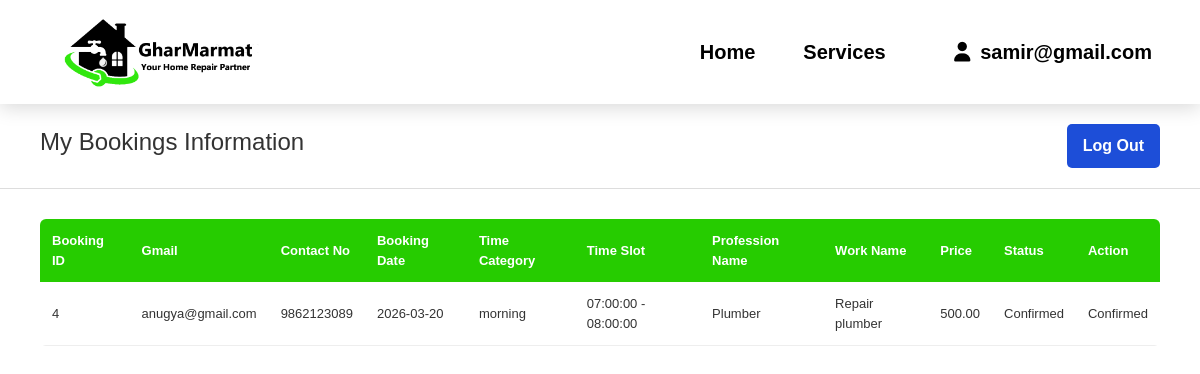
Page /View/public/professionalDashboard/professionaldashboard.php (signed in) on the committed database.
### tables this page shows
CREATE TABLE `bookings` (
  `booking_id` int(11) NOT NULL,
  `username` varchar(255) NOT NULL,
  `profession_id` int(11) DEFAULT NULL,
  `professional_name` varchar(255) DEFAULT NULL,
  `work_id` int(11) NOT NULL,
  `booking_date` date NOT NULL,
  `time_slot_id` int(11) NOT NULL,
  `service_address` text NOT NULL,
  `notes` text DEFAULT NULL,
  `status` enum('pending','confirmed','completed','cancelled') DEFAULT 'pending'
);

CREATE TABLE `users` (
  `Id` int(11) NOT NULL,
  `Name` varchar(50) NOT NULL,
  `Contact` bigint(20) DEFAULT NULL,
  `Gmail` varchar(40) NOT NULL,
  `Address` varchar(255) DEFAULT NULL,
  `Password` varchar(255) NOT NULL,
  `Profession` int(11) DEFAULT NULL,
  `Role` varchar(30) DEFAULT NULL
);

CREATE TABLE `time_slots` (
  `id` int(11) NOT NULL,
  `time_category` enum('morning','afternoon','evening') NOT NULL,
  `start_time` time NOT NULL,
  `end_time` time NOT NULL
);

CREATE TABLE `profession` (
  `profession_id` int(10) NOT NULL,
  `profession_name` varchar(50) DEFAULT NULL
);

CREATE TABLE `work` (
  `work_id` int(11) NOT NULL,
  `profession_id` int(10) NOT NULL,
  `work_name` varchar(255) NOT NULL,
  `work_price` decimal(10,2) NOT NULL
);

### View/public/professionalDashboard/professionaldashboard.php (the view, shortened to what this page needs)
<?php
include_once $_SERVER['DOCUMENT_ROOT'] . '/GharMarmat/includes/dbconnect.php';
$professional_gmail = $_SESSION['username'];
$prof_res = mysqli_query($conn, "SELECT Profession FROM users WHERE Gmail='$professional_gmail'");
$prof_row = mysqli_fetch_assoc($prof_res);
$professional_profession_id = $prof_row ? (int) $prof_row['Profession'] : 0;
$booking_res = mysqli_query($conn, "SELECT * FROM bookings WHERE profession_id='$professional_profession_id' ORDER BY booking_date DESC");
?>
<!DOCTYPE html>
<html lang="en">
<head>
    <link rel="stylesheet" href="\GharMarmat\View\assets\css\professionaldashboard.css">
</head>
<body>
    <?php include_once $_SERVER['DOCUMENT_ROOT'] . '/GharMarmat/includes/navbar.php'; ?>
    <div class="header">
        <h1>My Bookings Information</h1>
        <button onclick="logout()">Log Out</button>
    </div>
    <div class="table-container">
        <table>
            <thead>
                <tr>
                    <th>Booking ID</th>
                    <th>Gmail</th>
                    <th>Contact No</th>
                    <th>Booking Date</th>
                    <th>Time Category</th>
                    <th>Time Slot</th>
                    <th>Profession Name</th>
                    <th>Work Name</th>
                    <th>Price</th>
                    <th>Status</th>
                    <th>Action</th>
                </tr>
            </thead>
            <tbody>
                <?php while ($booking = mysqli_fetch_assoc($booking_res)): ?>
                    <?php
                    $customer_res = mysqli_query($conn, "SELECT * FROM users WHERE Gmail='{$booking['username']}'");
                    $customer = mysqli_fetch_assoc($customer_res);
                    $profession_res = mysqli_query($conn, "SELECT profession_name FROM profession WHERE profession_id='{$booking['profession_id']}'");
                    $profession_row = mysqli_fetch_assoc($profession_res);
                    $profession_name = $profession_row ? $profession_row['profession_name'] : 'N/A';
                    $work_res = mysqli_query($conn, "SELECT work_name, work_price FROM work WHERE work_id='{$booking['work_id']}'");
                    $work_row = mysqli_fetch_assoc($work_res);
                    $work_name = $work_row ? $work_row['work_name'] : 'N/A';
                    $price = $work_row ? $work_row['work_price'] : 'N/A';
                    $time_res = mysqli_query($conn, "SELECT start_time, end_time, time_category FROM time_slots WHERE id='{$booking['time_slot_id']}'");
                    $time_row = mysqli_fetch_assoc($time_res);
                    $time_category = $time_row ? $time_row['time_category'] : 'N/A';
                    $time_range = $time_row ? $time_row['start_time'] . ' - ' . $time_row['end_time'] : 'N/A';
                    ?>
                    <tr id="row-<?= $booking['booking_id'] ?>">
                        <td><?= htmlspecialchars($booking['booking_id']) ?></td>
                        <td><?= htmlspecialchars($customer['Gmail']) ?></td>
                        <td><?= htmlspecialchars($customer['Contact']) ?></td>
                        <td><?= htmlspecialchars($booking['booking_date']) ?></td>
                        <td><?= htmlspecialchars($time_category) ?></td>
                        <td><?= htmlspecialchars($time_range) ?></td>
                        <td><?= htmlspecialchars($profession_name) ?></td>
                        <td><?= htmlspecialchars($work_name) ?></td>
                        <td><?= htmlspecialchars($price) ?></td>
                        <td class="status" id="status-<?= $booking['booking_id'] ?>"><?= ucfirst($booking['status']) ?></td>
                        <td>
                            <?php if ($booking['status'] !== 'confirmed'): ?>
                                <form method="post" action="confirm-booking.php">
                                    <input type="hidden" name="booking_id" value="<?= $booking['booking_id'] ?>">
                                    <button type="submit" name="confirm_booking">Confirm</button>
                                </form>
                            <?php else: ?>
                                Confirmed
                            <?php endif; ?>
                        </td>
                    </tr>
                <?php endwhile; ?>
            </tbody>
        </table>
    </div>
</body>
</html>

### View/assets/css/professionaldashboard.css (style rules this page uses)
* { margin: 0; padding: 0; box-sizing: border-box; font-family: Arial, sans-serif; }
html, body { width: 100%; height: 100%; overflow-x: hidden; background-color: #f4f6f8; }
body { padding-top: 13vh; }
.header { display: flex; justify-content: space-between; align-items: center; padding: 20px 40px; background: #ffffff; border-bottom: 1px solid #ddd; }
.header h1 { font-size: 24px; color: #333; }
.header button { background-color: #1d4ed8; font-weight: bold; border: none; padding: 10px 16px; border-radius: 5px; cursor: pointer; color: white; }
.table-container { padding: 30px 40px; width: 100%; overflow-x: auto; }
table { width: 100%; border-collapse: collapse; background: #fff; border-radius: 6px; overflow: hidden; }
thead { background-color: #26CC00 ; }
thead th { color: #fff; padding: 12px; text-align: left; font-size: 13px; }
tbody td { padding: 12px; border-bottom: 1px solid #eee; font-size: 13px; color: #333; }

### View/assets/css/style.css (style rules this page uses)
* { margin: 0; padding: 0; box-sizing: border-box; }
html, body { width: 100%; height: 100%; font-family: Arial, sans-serif; }

### View/assets/css/index.css (style rules this page uses)
* { margin: 0; padding: 0; box-sizing: border-box; }

### rows in the picture
bookings: booking_id "4", users.Gmail "anugya@gmail.com", users.Contact "9862123089", booking_date "2026-03-20", time_slot.time_category "morning", time_slot.end_time "07:00:00 - 08:00:00", profession.profession_name "Plumber", work.work_name "Repair plumber", work.work_price "500.00", status "Confirmed"

### other values in the picture
$username "samir@gmail.com"
